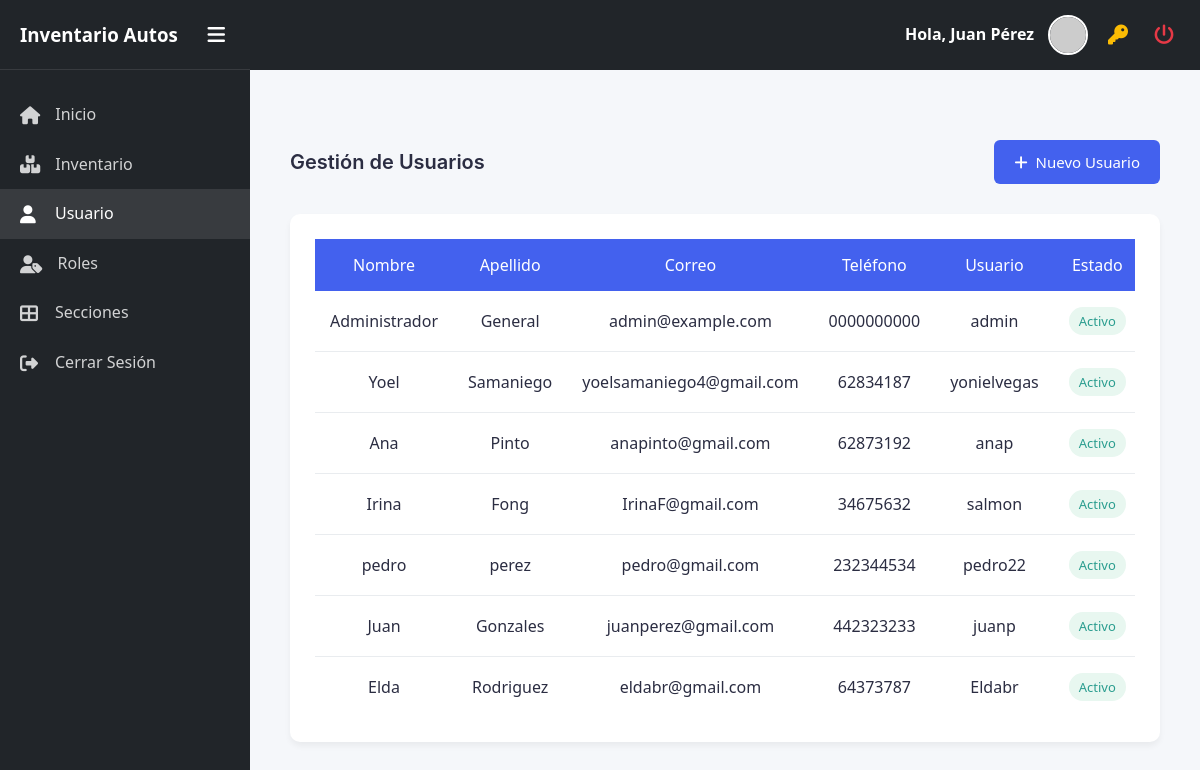
The app's page /Usuarios/usuario.php with its own data.
### tables this page shows
CREATE TABLE IF NOT EXISTS `usuarios` (
  `id_usuario` int NOT NULL AUTO_INCREMENT,
  `nombre` varchar(100) NOT NULL,
  `apellido` varchar(100) NOT NULL,
  `correo` varchar(100) NOT NULL,
  `telefono` varchar(100) NOT NULL,
  `usuario` varchar(50) NOT NULL,
  `password` varchar(255) NOT NULL,
  `activo` tinyint(1) DEFAULT '1',
  PRIMARY KEY (`id_usuario`),
  UNIQUE KEY `usuario` (`usuario`)
);

### clases/conexion.php (called while the page is built, shortened)
<?php
class mod_db
{
	private $conexion;
	public function __construct()
	{
		$sql_host = "localhost";
		$sql_name = "rastro_autos";
		$sql_user = "yonielvegas";
		$sql_pass = "elvamp_2415";
		$dsn = "mysql:host=$sql_host;dbname=$sql_name;charset=utf8";
		try {
			$this->conexion = new PDO($dsn, $sql_user, $sql_pass);
			$this->conexion->setAttribute(PDO::ATTR_ERRMODE, PDO::ERRMODE_EXCEPTION);
		} catch (PDOException $e) {
			echo "Error de conexión: " . $e->getMessage();
			exit;
		}
	}
    public function select($tb_name, $cols, $condicion)
	{
		$sql = "SELECT $cols FROM $tb_name";
		try {
			$stmt = $this->conexion->query($sql);
			return $stmt->fetchAll(PDO::FETCH_ASSOC);
		} catch (PDOException $e) {
			echo "Error al hacer SELECT: " . $e->getMessage();
			return false;
		}
	}
}
?>

### Usuarios/usuario.php (the view, shortened to what this page needs)
<?php
include '../comunes/navbar.php';
include '../clases/conexion.php';
$db = new mod_db();
$usuarios = $db->select("usuarios", "*", "");
function badgeEstado($activo) {
  return $activo == 1 ? '<span class="badge badge-success">Activo</span>' : '<span class="badge badge-danger">Inactivo</span>';
}
?>
<!DOCTYPE html>
<html lang="es">
<head>
  <link rel="stylesheet" href="https://cdnjs.cloudflare.com/ajax/libs/font-awesome/5.15.4/css/all.min.css" />
  <link rel="stylesheet" href="../estilos/estiloLista.css" />
</head>
<body>
<?php include '../comunes/sidebar.php'; ?>
<div class="main-content" id="mainContent">
  <div class="container">
    <div class="header">
      <h2>Gestión de Usuarios</h2>
      <a href="#" class="btn btn-primary" onclick="abrirModalUsuario(); return false;">
        <i class="fas fa-plus"></i> Nuevo Usuario
      </a>
    </div>
    <div class="card">
      <div class="table-responsive">
        <table>
          <thead>
            <tr>
              <th>Nombre</th>
              <th>Apellido</th>
              <th>Correo</th>
              <th>Teléfono</th>
              <th>Usuario</th>
              <th>Estado</th>
            </tr>
          </thead>
          <tbody>
            <?php foreach ($usuarios as $usuario): ?>
              <tr>
                <td><?= htmlspecialchars($usuario['nombre']) ?></td>
                <td><?= htmlspecialchars($usuario['apellido']) ?></td>
                <td><?= htmlspecialchars($usuario['correo']) ?></td>
                <td><?= htmlspecialchars($usuario['telefono']) ?></td>
                <td><?= htmlspecialchars($usuario['usuario']) ?></td>
                <td><?= badgeEstado($usuario['activo']) ?></td>
              </tr>
            <?php endforeach; ?>
          </tbody>
        </table>
      </div>
    </div>
  </div>
</div>
</body>
</html>

### comunes/navbar.php (shortened to what this page needs)
<link rel="stylesheet" href="https://cdnjs.cloudflare.com/ajax/libs/font-awesome/6.4.0/css/all.min.css" />
<nav class="navbar">
  <div class="user-info">
    <div class="welcome-message" id="welcomeMessage">Hola, Invitado</div>
    <img src="" alt="Foto de Usuario" class="user-photo" id="userPhoto" />
    <a href="cambiar_contrasena.php" class="change-pass-btn" title="Cambiar contraseña">
      <i class="fas fa-key"></i>
    </a>
    <a href="logout.php" class="logout-btn" title="Cerrar sesión">
      <i class="fas fa-power-off"></i>
    </a>
  </div>
</nav>

### comunes/sidebar.php (shortened to what this page needs)
<?php
  $currentFile = basename($_SERVER['PHP_SELF']);
?>
<link rel="stylesheet" href="https://cdnjs.cloudflare.com/ajax/libs/font-awesome/6.4.0/css/all.min.css">
<div class="sidebar" id="sidebar">
  <div class="sidebar-header">
    <h3>Inventario Autos</h3>
    <button class="toggle-btn" id="toggleBtn" aria-label="Toggle sidebar">
      <i class="fas fa-bars"></i>
    </button>
  </div>
  <div class="sidebar-menu">
    <a href="../home.php" class="menu-item <?php if (in_array($currentFile, ['home.php'])) echo 'active'; ?>">
      <i class="fas fa-home"></i>
      <span>Inicio</span>
    </a>
    <a href="../inventario/inventario.php" class="menu-item <?php if (in_array($currentFile, ['inventario.php'])) echo 'active'; ?>">
      <i class="fas fa-boxes"></i>
      <span>Inventario</span>
    </a>
    <a href="../usuarios/usuario.php" class="menu-item <?php if (in_array($currentFile, ['usuario.php', 'usuario_form.php'])) echo 'active'; ?>">
      <i class="fas fa-user"></i>
      <span>Usuario</span>
    </a>
    <a href="../roles/roles.php" class="menu-item <?php if (in_array($currentFile, ['roles.php', 'roles_form.php'])) echo 'active'; ?>">
      <i class="fas fa-user-tag"></i>
      <span>Roles</span>
    </a>
    <a href="../secciones/secciones.php" class="menu-item <?php if (in_array($currentFile, ['secciones.php', 'secciones_form.php'])) echo 'active'; ?>">
      <i class="fas fa-th-large"></i>
      <span>Secciones</span>
    </a>
    <a href="../logout.php" class="menu-item">
      <i class="fas fa-sign-out-alt"></i>
      <span>Cerrar Sesión</span>
    </a>
  </div>
</div>

### estilos/estiloLista.css (style rules this page uses)
:root { --primary: #4361ee; --primary-dark: #3a56d4; --primary-color: #4361ee; --primary-hover: #3a56d4; --secondary: #3f37c9; --success: #4cc9f0; --success-color: #4cc9f0; --success-hover: #3aa8d4; --danger: #f72585; --danger-color: #f72585; --danger-hover: #d51a6f; --light: #f8f9fa; --light-gray: #f8f9fa; --dark: #212529; --text-color: #2b2d42; --gray: #6c757d; --border: #dee2e6; --border-color: #e9ecef; --shadow: 0 4px 6px rgba(0, 0, 0, 0.05); }
* { margin: 0; padding: 0; box-sizing: border-box; font-family: 'Segoe UI', Tahoma, Geneva, Verdana, sans-serif; }
body { background-color: #f5f7fa; color: var(--text-color); line-height: 1.6; }
.main-content { margin-left: var(--sidebar-width); transition: margin-left 0.3s ease; padding: 20px; }
.container { max-width: 1400px; margin: 30px auto; padding: 20px; }
header, .header { display: flex; justify-content: space-between; align-items: center; margin-bottom: 30px; flex-wrap: wrap; gap: 20px; }
h2 { font-size: 20px; color: var(--text-color); font-weight: 600; margin: 0; }
.card { background: white; border-radius: 10px; box-shadow: var(--shadow); padding: 25px; margin-bottom: 30px; overflow: hidden; }
.btn { display: inline-flex; align-items: center; gap: 8px; padding: 10px 20px; border-radius: 6px; font-weight: 500; cursor: pointer; transition: all 0.3s ease; text-decoration: none; border: none; font-size: 15px; }
.btn-primary { background-color: var(--primary); color: white; }
.table-responsive { overflow-x: auto; }
table { width: 100%; border-collapse: collapse; min-width: 1000px; }
thead { background-color: var(--primary-color); color: white; }
th { padding: 15px; text-align: center; font-weight: 500; }
td { padding: 12px 15px; border-bottom: 1px solid var(--border-color); text-align: center; vertical-align: middle; }
tr:last-child td { border-bottom: none; }
.badge { display: inline-block; padding: 5px 10px; border-radius: 50px; font-size: 13px; font-weight: 500; text-align: center; }
.badge-success { background-color: #e8f7f0; color: #2a9d8f; }

### Usuarios/modal_usuario.php (style rules this page uses)
h2 { text-align: center; color: #4e6ef2; margin-bottom: 25px; font-weight: 600; font-family: 'Inter', sans-serif; }

### comunes/navbar.php (style rules this page uses)
.navbar { height: 70px; background-color: #212529; color: white; padding: 0 20px; display: flex; justify-content: flex-end; align-items: center; box-sizing: border-box; }
.user-info { display: flex; align-items: center; gap: 14px; }
.welcome-message { font-weight: 600; white-space: nowrap; }
.user-photo { width: 40px; height: 40px; border-radius: 50%; object-fit: cover; border: 2px solid white; }
.logout-btn, .change-pass-btn { background: transparent; border: none; color: #e63946; font-size: 20px; padding: 6px; cursor: pointer; text-decoration: none; display: flex; align-items: center; transition: color 0.3s ease; }
.change-pass-btn { color: #fbbc04; }

### comunes/sidebar.php (style rules this page uses)
:root { --primary: #4361ee; --dark: #212529; --sidebar-width: 250px; --sidebar-collapsed-width: 80px; --header-height: 70px; }
.sidebar { position: fixed; top: 0; left: 0; width: var(--sidebar-width); background: var(--dark); color: white; height: 100vh; transition: width 0.3s ease; z-index: 100; overflow: hidden; white-space: nowrap; }
.sidebar-header { height: var(--header-height); display: flex; align-items: center; justify-content: space-between; padding: 0 20px; border-bottom: 1px solid rgba(255, 255, 255, 0.1); white-space: nowrap; }
.sidebar-header h3 { opacity: 1; transition: opacity 0.3s ease, width 0.3s ease; }
.toggle-btn { background: none; border: none; color: white; font-size: 20px; cursor: pointer; padding: 5px; }
.sidebar-menu { padding: 20px 0; }
.menu-item { display: flex; align-items: center; padding: 12px 20px; color: rgba(255, 255, 255, 0.8); text-decoration: none; transition: all 0.3s ease; white-space: nowrap; overflow: hidden; }
.menu-item:hover, .menu-item.active { background: rgba(255, 255, 255, 0.1); color: white; }
.menu-item i { min-width: 20px; font-size: 18px; margin-right: 15px; transition: margin 0.3s ease; }

### records on screen
usuarios: nombre "Administrador", apellido "General", correo "admin@example.com", telefono "0000000000", usuario "admin", activo "Activo"
usuarios: nombre "Yoel", apellido "Samaniego", correo "yoelsamaniego4@gmail.com", telefono "62834187", usuario "yonielvegas", activo "Activo"
usuarios: nombre "Ana", apellido "Pinto", correo "anapinto@gmail.com", telefono "62873192", usuario "anap", activo "Activo"
usuarios: nombre "Irina", apellido "Fong", correo "IrinaF@gmail.com", telefono "34675632", usuario "salmon", activo "Activo"
usuarios: nombre "pedro", apellido "perez", correo "pedro@gmail.com", telefono "232344534", usuario "pedro22", activo "Activo"
usuarios: nombre "Juan", apellido "Gonzales", correo "juanperez@gmail.com", telefono "442323233", usuario "juanp", activo "Activo"
usuarios: nombre "Elda", apellido "Rodriguez", correo "eldabr@gmail.com", telefono "64373787", usuario "Eldabr", activo "Activo"
